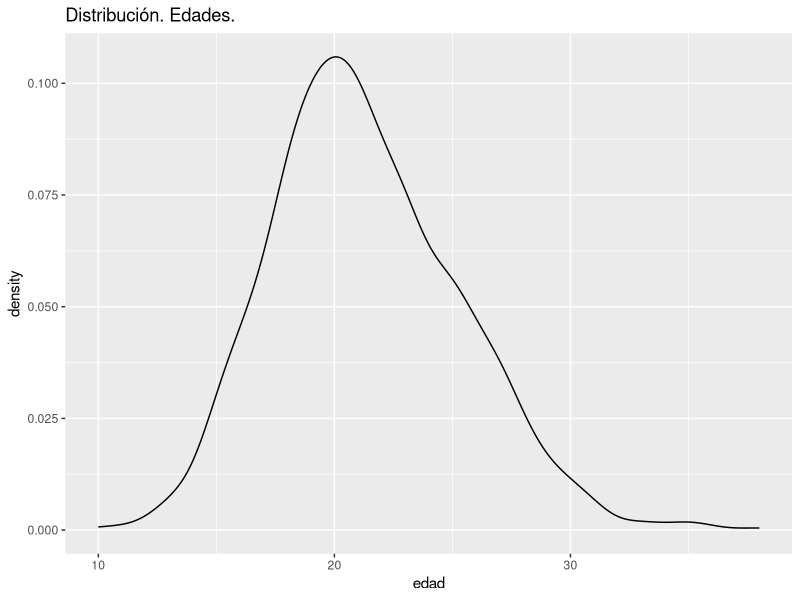
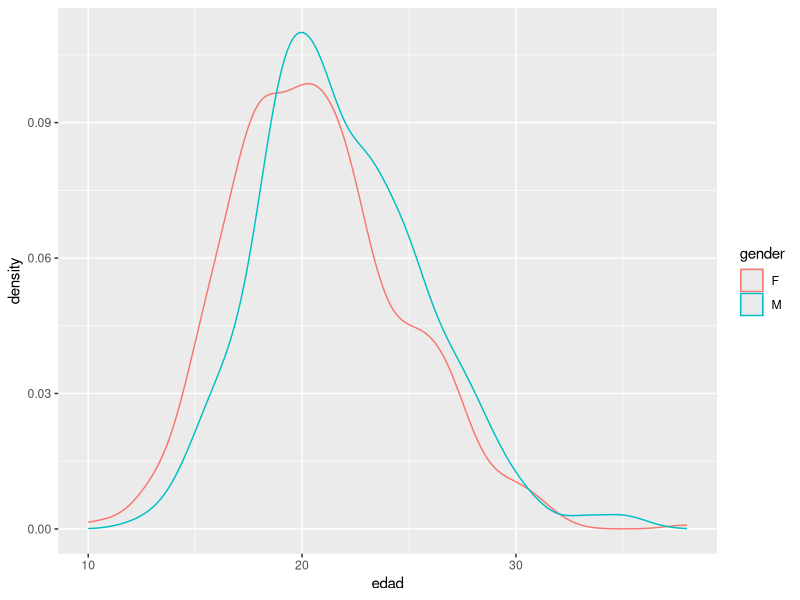
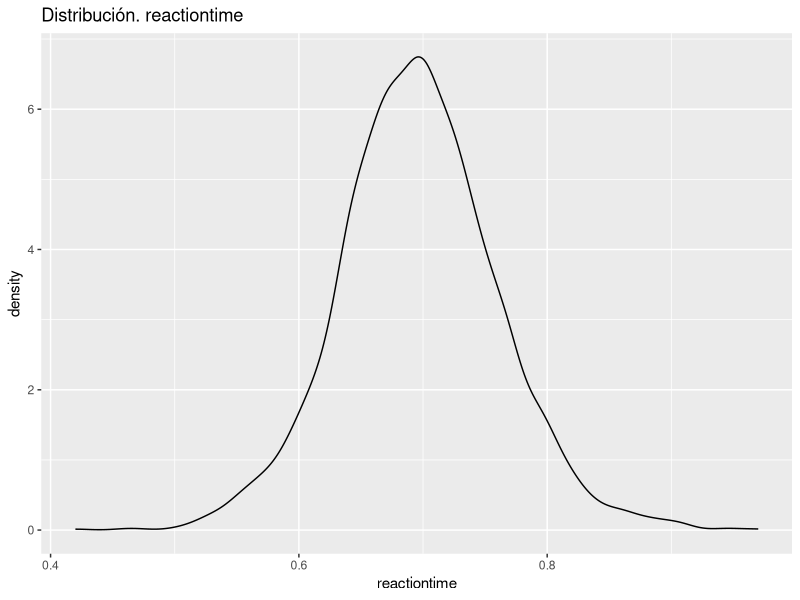
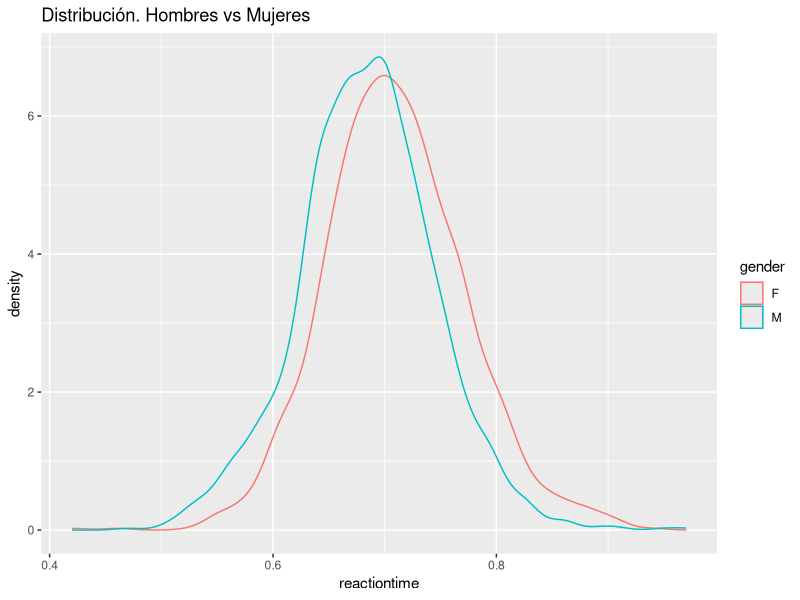
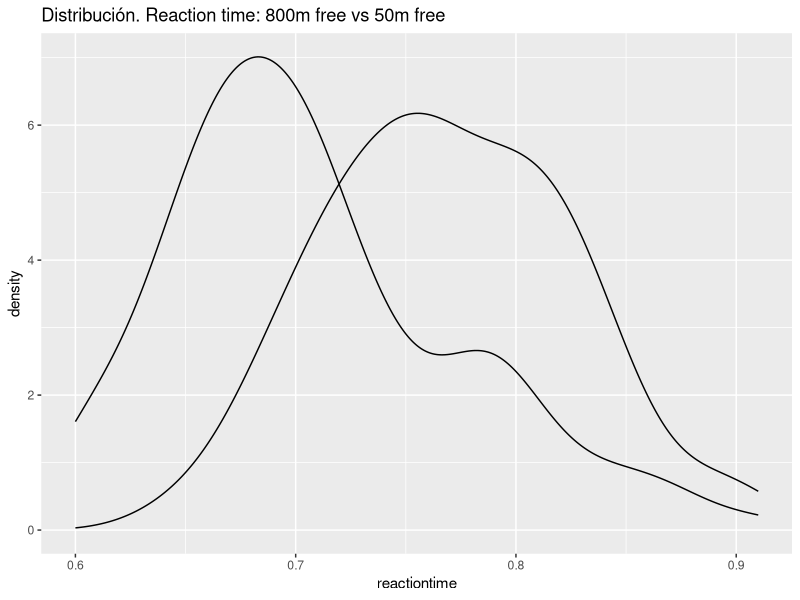
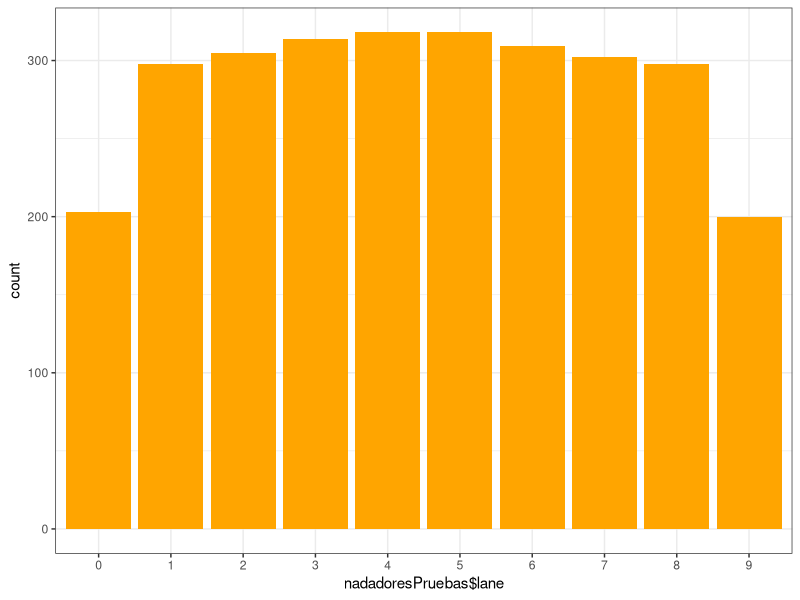
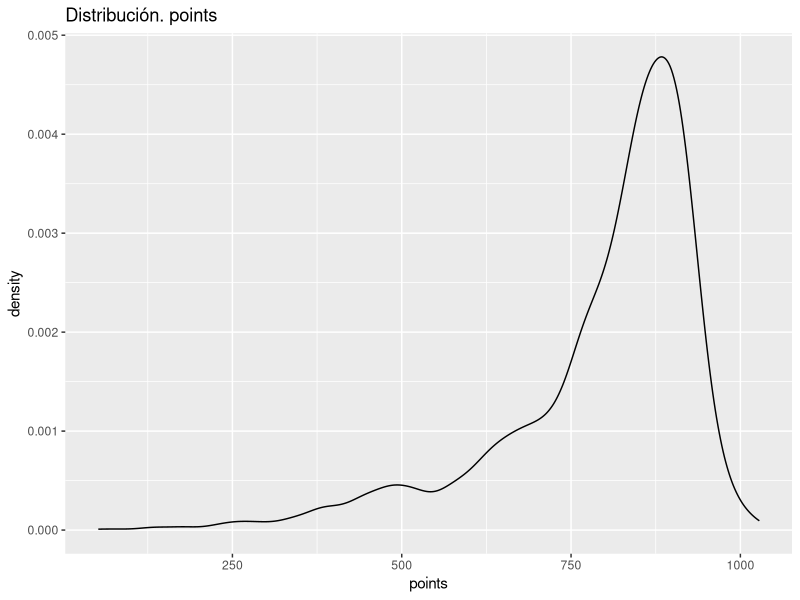
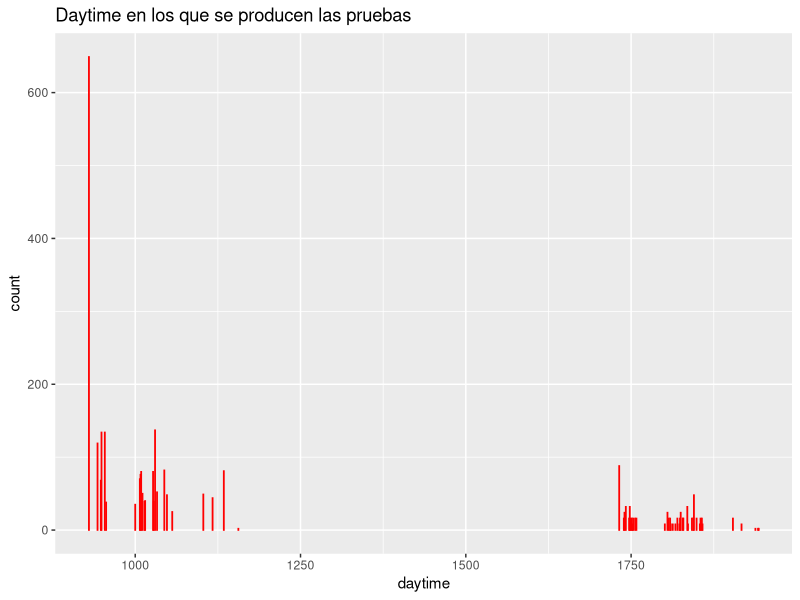

These charts were generated, in order, by the following R code:
## ---- chunk 1
knitr::opts_chunk$set(echo = TRUE)
# Cargamos las librerias que vamos necesitando a lo largo del codigo
library(dplyr)
library(rstatix)
library(ggplot2)
library(tidyr)
## ---- chunk 2
datos2015<-read.csv("datos/2015_FINA.csv", header=TRUE, sep = ',')
## ---- chunk 3
dim(datos2015)
## ---- chunk 4
head(datos2015,1)
## ---- chunk 5
summary(datos2015)
## ---- chunk 6
datos2015<- datos2015 %>% convert_as_factor(gender,name,code,round,heat,lane,stroke)
## ---- chunk 7
summary(datos2015)
## ---- chunk 8
datos2015$birthdate <- as.Date(datos2015$birthdate)
#Calculamos la edad
fechaKazan<- as.Date("2015-07-24")
datos2015$edad <- as.numeric(difftime(fechaKazan, datos2015$birthdate, units = "weeks")) %/% 52  # Convertir de semanas a años
## ---- chunk 9
nadadoresParticipantes <- datos2015 %>%
  distinct(athleteid, .keep_all = TRUE)
## ---- chunk 10
summary(nadadoresParticipantes$edad)
## ---- chunk 11
datos_edad_10 <- datos2015[datos2015$edad == 10, ]
datos_edad_10
## ---- chunk 12
ggplot(nadadoresParticipantes, aes(x = edad)) +
geom_density() +
ggtitle("Distribución. Edades.")
## ---- chunk 13
summary(nadadoresParticipantes$gender)
## ---- chunk 14
ggplot(nadadoresParticipantes, aes(x = edad, colour = gender)) +
# Añadir la capa de la densidad de probabilidad.
    geom_density()
## ---- chunk 15
t.test(edad~gender,data=nadadoresParticipantes)

## ---- chunk 16
tabla1<-table(nadadoresParticipantes$edad>30,nadadoresParticipantes$gender)
chisq.test(tabla1)
## ---- chunk 17
tabla2<-table(nadadoresParticipantes$edad<20,nadadoresParticipantes$gender)
chisq.test(tabla2)
## ---- chunk 18
tabla3<-table(nadadoresParticipantes$edad<18,nadadoresParticipantes$gender)
chisq.test(tabla3)
## ---- chunk 19
tabla3

#Calcular los totales
totales <- colSums(tabla3)

#Calcular el porcentaje de nadadores menores de 18 años por género
porcentajes <- (tabla3[2, ] / totales) * 100  
# fila 2 son los menores de 18

porcentajes
## ---- chunk 20
#Crear una nueva columna para clasificar por edad
nadadoresParticipantes <- nadadoresParticipantes %>%
  mutate(grupo_edad = ifelse(edad < 18, "Menores de 18", "18 y más"))

#Resumir el número de participantes en cada prueba por grupo de edad(CODIGO DE GOOGLE)
resumen_pruebas <- nadadoresParticipantes %>%
  group_by(grupo_edad , distance) %>%  # Agrupar por grupo de edad y prueba(LO MIRO POR DISTANCIAS)
  summarise(num_participantes = n(),.groups = "drop") %>%  #Contar el número de participantes
  ungroup() %>%  # Quitar agrupación
  arrange(grupo_edad, desc(num_participantes))  #Ordenar los resultados

# Mostrar el resumen
resumen_pruebas

## ---- chunk 21
ejemplo<-datos2015[datos2015$distance == 100 & datos2015$stroke=="BACK" & datos2015$code=="AUS", ]
head(ejemplo,6)
## ---- chunk 22
nadadoresPruebas <- datos2015 %>%
  distinct(eventid, athleteid, .keep_all = TRUE)

## ---- chunk 23
ggplot(nadadoresPruebas, aes(x = reactiontime)) +
geom_density() +
ggtitle("Distribución. reactiontime")

## ---- chunk 24
ggplot(nadadoresPruebas, aes(x=reactiontime, colour=gender))+
geom_density()+
  ggtitle("Distribución. Hombres vs Mujeres")
## ---- chunk 25
nadadorasComparacionReactionTime<-nadadoresPruebas[(nadadoresPruebas$distance==50 | nadadoresPruebas$distance==800) & nadadoresPruebas$gender=="F" & nadadoresPruebas$stroke=="FREE", ]
## ---- chunk 26
ggplot(nadadorasComparacionReactionTime, aes(x = reactiontime,group=distance)) +
geom_density() +
ggtitle("Distribución. Reaction time: 800m free vs 50m free")

## ---- chunk 27
ggplot(nadadoresPruebas, aes(nadadoresPruebas$lane)) + geom_bar(fill = "orange") +
theme_bw()
## ---- chunk 28
ggplot(nadadoresPruebas, aes(x = points)) +
geom_density() +
ggtitle("Distribución. points")
## ---- chunk 29
ggplot(nadadoresPruebas, aes(daytime)) + geom_bar(width=0.5, colour="red", fill="skyblue") + ggtitle("Daytime en los que se producen las pruebas")
## ---- chunk 30
nadadoras800free<-nadadoresPruebas[nadadoresPruebas$distance==800 & nadadoresPruebas$gender=="F", ]

dim(nadadoras800free)
## ---- chunk 31
nadadoras800free<-datos2015[datos2015$gender=="F" & datos2015$distance==800 & datos2015$round=="FIN", ]

## ---- chunk 32
nadadoras800free <- nadadoras800free %>%
    select(lastname,firstname,gender,reactiontime,splitdistance,cumswimtime, swimtime)

## ---- chunk 33
# Ordenar los datos por tiempo
nadadoras800free <- nadadoras800free %>%
  arrange(splitdistance, cumswimtime)

# Crear un índice de posición
nadadoras800free <- nadadoras800free %>%
  group_by(splitdistance) %>%
  mutate(Posicion = rank(cumswimtime, ties.method = "first"))

ggplot(nadadoras800free, aes(x = splitdistance, y = Posicion, group = lastname)) +
  geom_line(aes(color = lastname, alpha = 1), size = 2) +
  geom_point(aes(color = lastname, alpha = 1), size = 4) +
  scale_y_reverse(breaks = 1:nrow(nadadoras800free))
## ---- chunk 34
prueba800libresPreliminar<- datos2015[datos2015$distance==800 & datos2015$gender=="F" & datos2015$stroke=="FREE" & datos2015$round=="PRE", ]

prueba800libresPreliminar <- prueba800libresPreliminar %>%
    select(lastname,firstname,gender, reactiontime, splitdistance, splitswimtime, edad, swimtime)
## ---- chunk 35
pruebawide <- prueba800libresPreliminar %>%
  pivot_wider(names_from = splitdistance,       # Los valores de 'Split' serán los nombres de las columnas
              values_from =splitswimtime)     # Los valores de 'Tiempo' llenarán las celdas
pruebawide
